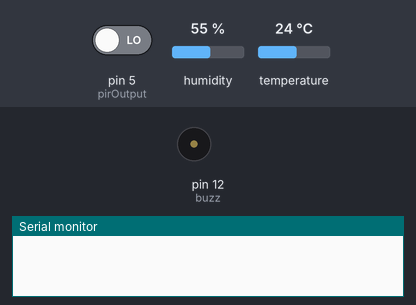
Recording of a sketch running on a simulated Arduino Uno, built with avr-gcc and run on an emulated ATmega328P. Parts: buzzer (waves = sounding, pin HIGH), the last lines printed to the serial monitor. Inputs (shaded band) come from the test bench; at power-on: pin 5 (pirOutput) LOW, humidity 55 %, temperature 24 °C.

Above: at 1.7 s.
1.8 s: pin 5 (pirOutput) driven HIGH
At 3.2 s:
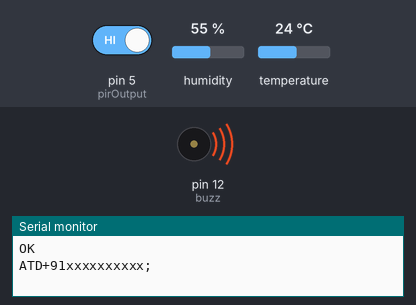
Timing chart, 0 to 4.8 s (numbered marks = the images above; inputs shaded):
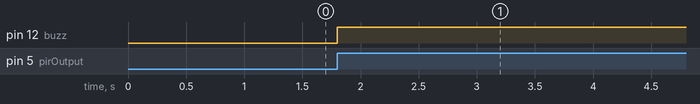

Measured:
- after the input at 1.8 s, pin 12 (buzz): LOW → HIGH at once

The sketch:

intruder_and_temperature.ino
```cpp
#include "DHT.h"
#define Type DHT11
int sensePin = 2;
DHT HT(sensePin,Type);
float tempC;
float tempF;
int buzz = 12;
int pirOutput = 5;
int value = 0;
int pirState = LOW;

void setup() {
  Serial.begin(9600);
  HT.begin();
  delay(500);
  pinMode(buzz, OUTPUT);
  pinMode(pirOutput, INPUT);


}

void loop() {
  tempC=HT.readTemperature();
  tempF=HT.readTemperature(true);
  value = digitalRead(pirOutput);


  if (value == HIGH) {
    digitalWrite(buzz, HIGH);
    Serial.println("OK");
    delay(1000);
    Serial.println("ATD+91xxxxxxxxxx;");
    delay(15000);
    Serial.println("ATH");
    delay(1000);

    if (pirState == LOW) {
      pirState = HIGH;
    }
  }else{
    digitalWrite(buzz, LOW);

    if(pirState == HIGH){
      pirState = LOW;
      }
    }
  if(tempC > 80.0) {
    digitalWrite(buzz, HIGH);
    Serial.println("OK");
    delay(1000);
    Serial.println("Yo");
    Serial.println("ATD+91xxxxxxxxxx;");
    delay(15000);
    Serial.println("ATH");
    delay(1000);
  }
  else {
    digitalWrite(buzz, LOW);
  }
}
```
